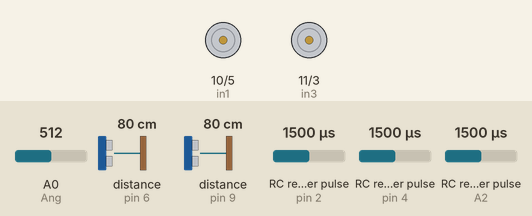
The sketch below on a simulated Arduino Uno, built with avr-gcc and run on an emulated ATmega328P. On the bench: motor-driver pin pairs drawn as motors (green arrow = first pin HIGH = forward, orange = second pin HIGH = backward, longer = more drive). Wiring (inferred from the names in the program): 3 × RC receiver channel: data pin 2 / data pin 4 / data A2. The test bench sets the inputs (shaded band); at power-on: RC receiver pulse (sensors on pin 2, pin 4, A2) 1500 µs, A0 (Ang) = 512, distance to the obstacle (sensors on pin 6, pin 9) 80 cm. The echo pulse lasts 58.3 µs per cm.

Above: at 1.2 s.
1.3 s: RC receiver pulse (sensor on pin 2) set to 1020 µs
At 1.9 s:
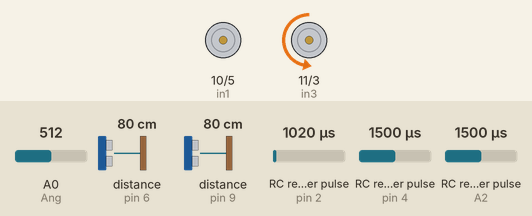
2.8 s: RC receiver pulse (sensor on pin 4) set to 1020 µs
At 3.5 s:
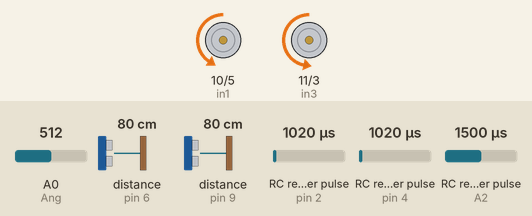
4.3 s: A0 (Ang) set to 390
At 5.1 s:
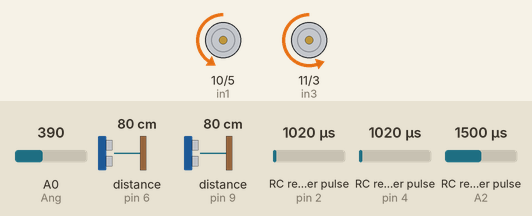
5.8 s: RC receiver pulse (sensor on pin 2) set to 1500 µs
At 6.9 s:
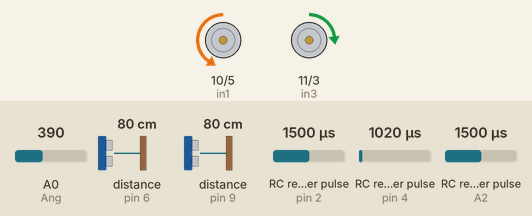
7.3 s: RC receiver pulse (sensor on pin 4) set to 1500 µs
At 8.5 s:
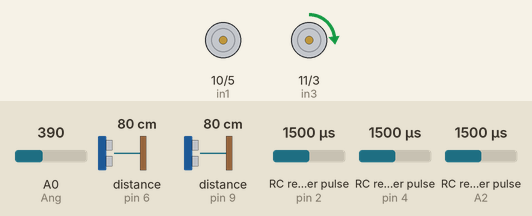
8.8 s: A0 (Ang) set to 716
At 9.3 s:
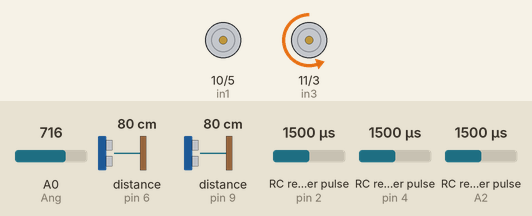
Timing chart, 0 to 11.3 s (numbered marks = the images above; inputs shaded):
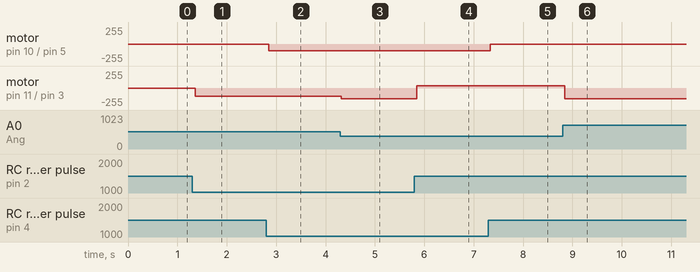

The sketch:

RC_car_brain.ino
```cpp
#include "NewPing.h"

// Ultrasonic sensor

#define t_pin_fro    8
#define echo_pin_fro 9
#define t_pin_bac    7
#define echo_pin_bac 6
#define MAX_DISTANCE 400 // distance in mm

NewPing sonar_f(t_pin_fro,echo_pin_fro, MAX_DISTANCE);
NewPing sonar_b(t_pin_bac,echo_pin_bac, MAX_DISTANCE);

float dist_f;
float dist_b;

//Motor A (Speed)
int in1 = 10;
int in2 = 5;
int RC2 = 4;


//Motor B (Direction)
int in3 = 11;
int in4 = 3;
int RC1 = 2;

// To activate human control (to implement)
int RC3 = A2;


int Ang = A0; // angle

int deadzA = 30; // In case of fluctuations in the signal!
int deadzB = 20; // In case of fluctuations in the signal!

void setup() {
  Serial.begin(9600);   // 9600 is the baud rate (transference speed)
  pinMode(in3, OUTPUT);
  pinMode(in4, OUTPUT);
  pinMode(in1, OUTPUT);
  pinMode(in2, OUTPUT);
  pinMode(Ang, INPUT);
}
void loop() {
  int ch_1 = pulseIn(RC1,HIGH,25000); // Direction
  float Angle = analogRead(Ang);
  Angle = map(Angle- 531,-531,492,-190,190);
  int ch_3 = pulseIn(RC3,HIGH,25000); // Direction trick
  int ch_2 = pulseIn(RC2,HIGH,25000); // Speed
  int val_1 = dirPWM(ch_1);
  int val_2 = pulsetoPWM(ch_2)*0.4;  // Only 40% of the total speed
// direction section
  float vel = 0;
  if (abs(val_1 - Angle) < deadzA){
    vel = 0;
    digitalWrite(in3,LOW); // Digital
    analogWrite(in4,vel);  // Digital
  }
  else if (val_1 < Angle + deadzA){
    vel = 0.7*abs(val_1 + Angle);
    digitalWrite(in3,LOW);  // Digital
    analogWrite(in4,vel);
  }
  else if (val_1 > Angle - deadzA){
    vel = 0.75*abs(val_1 - Angle);
    digitalWrite(in4,LOW);  // Digital
    analogWrite(in3,vel);
  }
  else{
    vel = 0;
    digitalWrite(in4,LOW); // Digital
    digitalWrite(in3,LOW);  // Digital
  }

// Ultrasonic sensors
dist_f = sonar_f.ping_cm(); //9 cm limit front
dist_b = sonar_b.ping_cm(); // 5 cm limit back

// To change the polarity in the speed motor
  if (val_2 < -35){
    digitalWrite(in1,LOW);  // Digital
    analogWrite(in2,abs(val_2));
  }
  else if (val_2 > 35) {
    digitalWrite(in2,LOW);  // Digital
    analogWrite(in1,val_2);
  }
  else{
    digitalWrite(in2,LOW); // Digital
    digitalWrite(in1,LOW);  // Digital
  }

  delay(2);  //2 ---- 500 sonar
  //Serial.print(dist_f);
  //Serial.print('\t');
  //Serial.print(dist_b);
  //Serial.print('\t');
  //Serial.print(ch_2);
  //Serial.print('\t');
  //Serial.print(val_2);
  //Serial.print('\t');
  //Serial.print(Angle);
  //Serial.print('\t');
  //Serial.print(vel);
  //Serial.print('\n');

}

// Function to transform the pulse to a PWM signal (motor controler signal)
int pulsetoPWM(int pulse) {
  if (pulse > 950) {
    pulse = map(pulse,950,2050,-550,550);
    pulse = constrain(pulse,-255,255);
  }
  else{
    pulse = 0;
  }
  if (abs(pulse) <= deadzB){
    pulse = 0;
  }
  return pulse;
}

// Function to transform the pulse to a PWM signal (direction controler signal)
int dirPWM(int pulse) {
  if (pulse > 950) {
    pulse = map(pulse,950,2050,-550,550);
    pulse = constrain(pulse,-180,180);
  }
  else{
    pulse = 0;
  }
  if (abs(pulse) <= deadzA){
    pulse = 0;
  }
  return pulse;
}
```

Measured:
- after the input at 1.3 s, motor on pin 11 (in3) / pin 3 (in4): stopped → backward 126/255 after 0.06 s
- after the input at 2.8 s, motor on pin 10 (in1) / pin 5 (in2): stopped → backward 102/255 after 0.05 s
- after the input at 4.3 s, motor on pin 11 (in3) / pin 3 (in4): backward 126/255 → backward 158/255 at once
- after the input at 5.8 s, motor on pin 11 (in3) / pin 3 (in4): backward 158/255 → forward 34/255 at once
- after the input at 7.3 s, motor on pin 10 (in1) / pin 5 (in2): backward 102/255 → stopped at once
- after the input at 8.8 s, motor on pin 11 (in3) / pin 3 (in4): forward 34/255 → backward 158/255 at once
